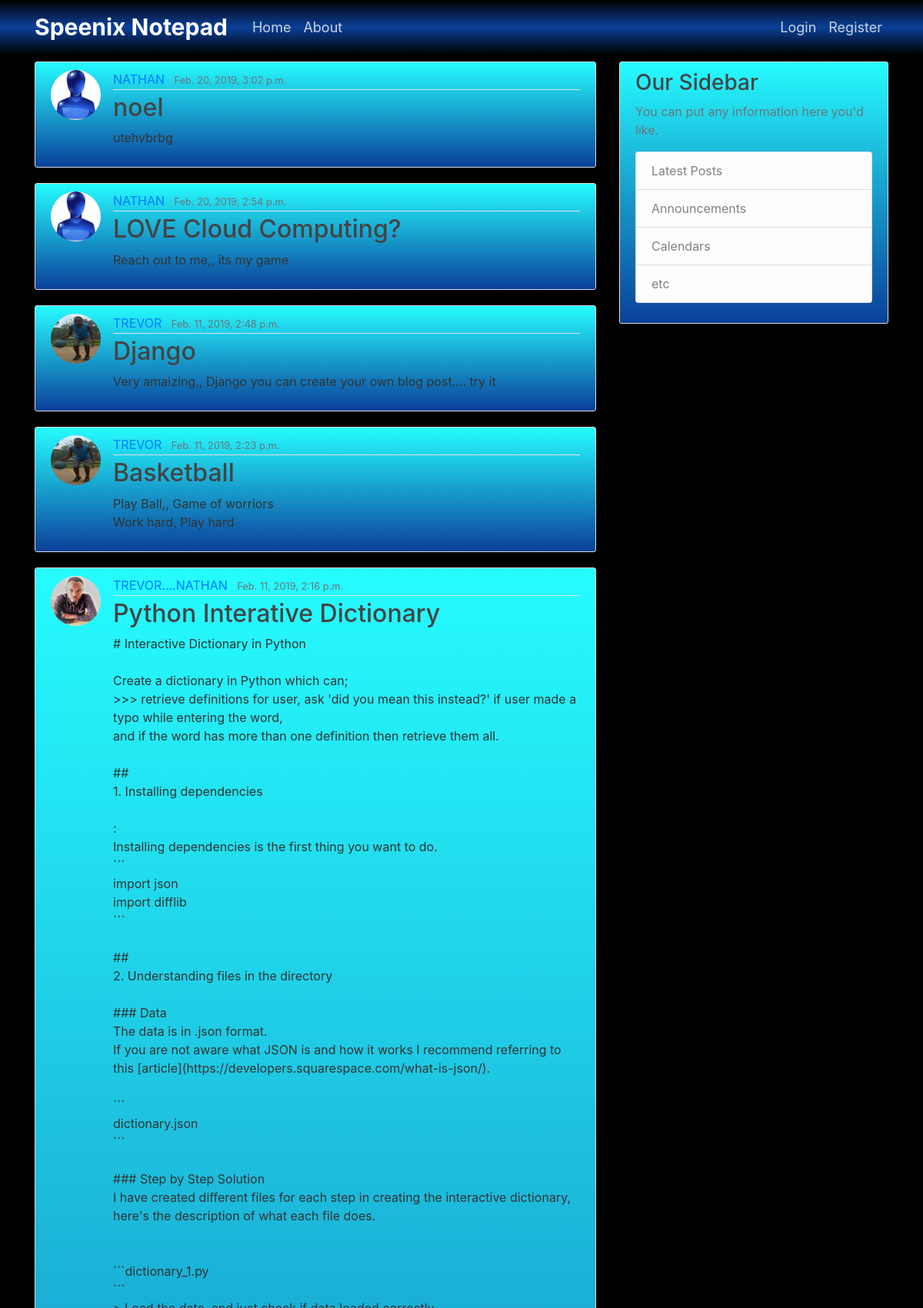
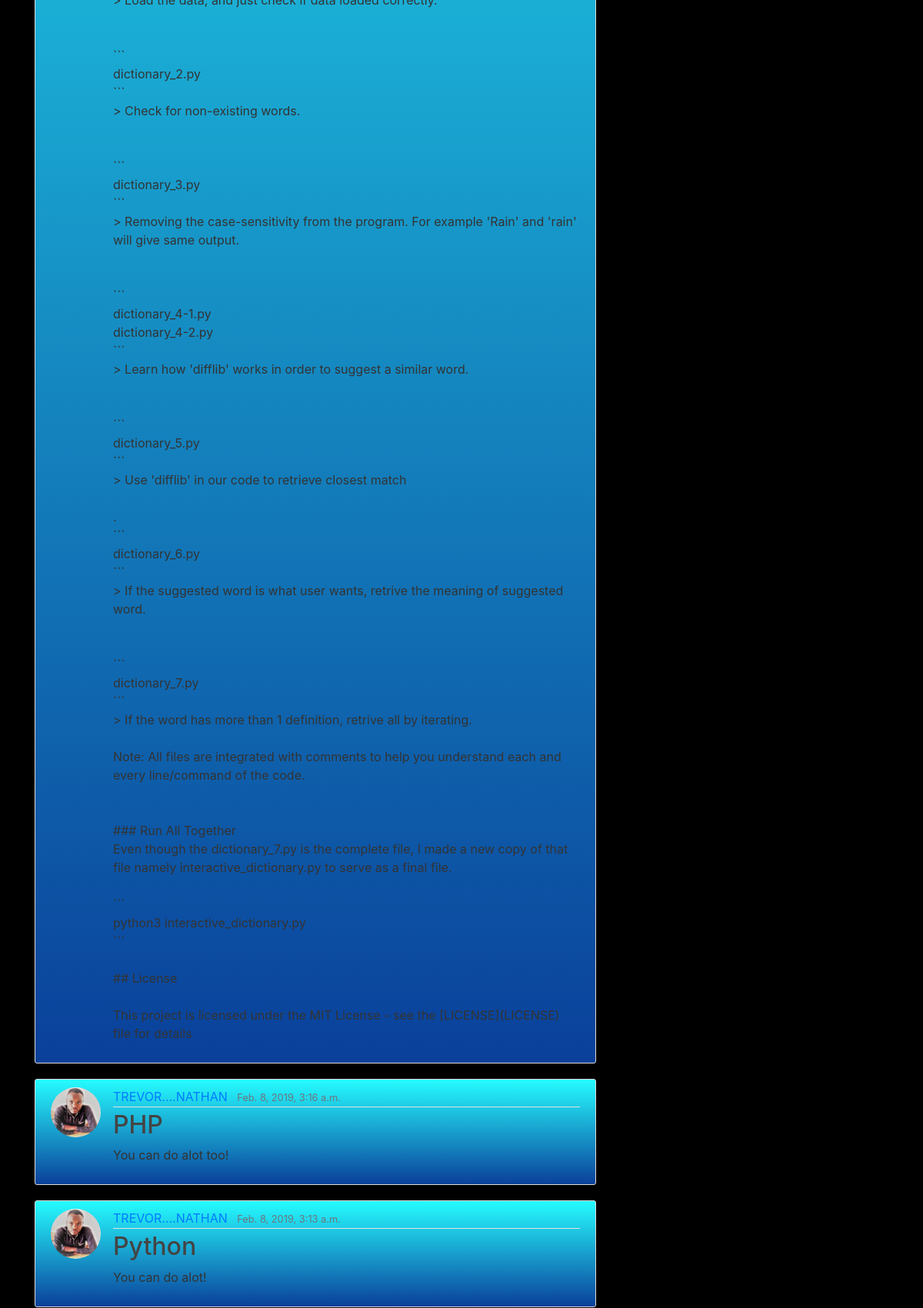
The page / (upper part) on the database its author committed (2 pictures, top to bottom).
### notepad/models.py (models this page shows, shortened)
class Post(models.Model):
	title = models.CharField(max_length=100)
	content = models.TextField()
	image = models.FileField(null=True, blank=True)
	date_posted = models.DateTimeField(default=timezone.now)
	author =models.ForeignKey(User, on_delete=models.CASCADE)

### users/models.py (models this page shows, shortened)
class Profile(models.Model):
    user = models.OneToOneField(User, on_delete=models.CASCADE)
    image = models.ImageField(default='default.jpg', upload_to='profile_pics')

### notepad/views.py (the view)
# urls.py: path('', PostListView.as_view(), name='notepad-home'),
class PostListView(ListView):
    model = Post
    template_name = 'notepad/home.html' #<app>/<model>_<viewtype>.html
    context_object_name = 'posts'
    ordering = ['-date_posted']

### notepad/templates/notepad/home.html
{% extends "notepad/base.html" %}
{% block content %}
	{% for post in posts %}
		<article class="media content-section">
          <img class="rounded-circle article-img" src="{{ post.author.profile.image.url }}">
          <div class="media-body">
            <div class="article-metadata">
              <a class="mr-2" href="{% url 'profile' %}">{{ post.author }}</a>
              <small class="text-muted">{{ post.date_posted }}</small>
            </div>
            <h2><a class="article-title" href="{% url 'post-detail' post.id %}">{{ post.title }}</a></h2>
            <p class="article-content">{{ post.content }}</p>
          </div>
        </article>
	{% endfor %}
{% endblock %}

### notepad/templates/notepad/base.html (shortened to what this page needs)
{% load static %}
<!DOCTYPE html>
<html>
<head>
    <link rel="stylesheet" href="https://stackpath.bootstrapcdn.com/bootstrap/4.1.3/css/bootstrap.min.css">
	<link rel="stylesheet" type="text/css" href="{% static 'notepad/main.css' %}">
<header class="site-header">
      <nav class="navbar navbar-expand-md navbar-dark bg-steel fixed-top">
        <div class="container">
         <a class="navbar-brand mr-4" href="{% url 'notepad-home' %}">Speenix Notepad</a>
          <div class="collapse navbar-collapse" id="navbarToggle">
            <div class="navbar-nav mr-auto">
              <a class="nav-item nav-link" href="{% url 'notepad-home' %}">Home</a>
              <a class="nav-item nav-link" href="{% url 'notepad-about' %}">About</a>
            </div>
            {% if user.is_authenticated %}
              <a class="nav-item nav-link" href="{% url 'post-create' %}">New Note</a>
              <a class="nav-item nav-link" href="{% url 'profile' %}">Profile</a>
              <a class="nav-item nav-link" href="{% url 'logout' %}">Logout</a>
            {% else %}
            <div class="navbar-nav">
              <a class="nav-item nav-link" href="{% url 'login' %}">Login</a>
              <a class="nav-item nav-link" href="{% url 'register' %}">Register</a>
              {% endif %}
            </div>
          </div>
        </div>
      </nav>
</header>
<main role="main" class="container">
      <div class="row">
        <div class="col-md-8">
          {% block content %}{% endblock %}
        </div>
        <div class="col-md-4">
          <div class="content-section">
            <h3>Our Sidebar</h3>
            <p class='text-muted'>You can put any information here you'd like.
              <ul class="list-group">
                <li class="list-group-item list-group-item-light">Latest Posts</li>
                <li class="list-group-item list-group-item-light">Announcements</li>
                <li class="list-group-item list-group-item-light">Calendars</li>
                <li class="list-group-item list-group-item-light">etc</li>
              </ul>
            </p>
          </div>
        </div>
      </div>
    </main>
</body>
</html>

### notepad/static/notepad/main.css (style rules this page uses)
h1, h2, h3, h4, h5, h6 { color: #444444; }
ul { margin: 0; }
.bg-steel { background:linear-gradient(#030101,#0A409A,#fff0); }
.site-header .navbar-nav .nav-link { font-size: 18px; color: #cbd5db; }
.content-section { background: linear-gradient(#26fcff,#0A409A); padding: 10px 20px; border: 1px solid #dddddd; border-radius: 3px; margin-bottom: 20px; }
.article-title { color: #444444; }
.article-content { white-space: pre-line; }
.article-img { height: 65px; width: 65px; margin-right: 16px; }
.article-metadata { padding-bottom: 1px; margin-bottom: 4px; border-bottom: 1px solid #e3e3e3 }
.navbar-brand { font-weight:bold; font-size:30px }

### rows shown on the page
Post: author.profile.image (placeholder picture), author "NATHAN", date_posted "Feb. 20, 2019, 3:02 p.m.", title "noel", content "utehvbrbg"
Post: author.profile.image (placeholder picture), author "NATHAN", date_posted "Feb. 20, 2019, 2:54 p.m.", title "LOVE Cloud Computing?", content "Reach out to me,, its my game"
Post: author.profile.image (picture), author "TREVOR", date_posted "Feb. 11, 2019, 2:48 p.m.", title "Django", content "Very amaizing,, Django you can create your own blog post.... try it"
Post: author.profile.image (picture), author "TREVOR", date_posted "Feb. 11, 2019, 2:23 p.m.", title "Basketball", content "Play Ball,, Game of worriors Work hard, Play hard"
Post: author.profile.image (picture), author "TREVOR....NATHAN", date_posted "Feb. 11, 2019, 2:16 p.m.", title "Python Interative Dictionary", content "# Interactive Dictionary in Python Create a dictionary in Python which can; >>> retrieve definitions for user, ask 'did you mean this instead?' if user made a typo while entering the word, and if the word has more than one definition then retrieve them all. ## 1. Installing dependencies : Installing dependencies is the first thing you want to do. ``` import json import difflib ``` ## 2. Understanding files in the directory ### Data The data is in .json format. If you are not aware what JSON is and how it works I recommend referring to this [article](https://developers.squarespace.com/what-is-json/). ``` dictionary.json ``` ### Step by Step Solution I have created different files for each…"
Post: author.profile.image (picture), author "TREVOR....NATHAN", date_posted "Feb. 8, 2019, 3:16 a.m.", title "PHP", content "You can do alot too!"
Post: author.profile.image (picture), author "TREVOR....NATHAN", date_posted "Feb. 8, 2019, 3:13 a.m.", title "Python", content "You can do alot!"
